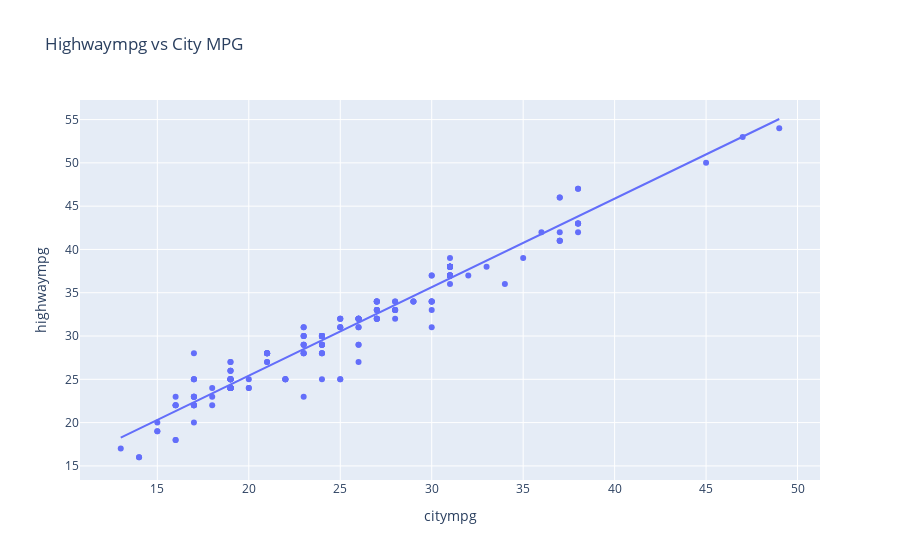
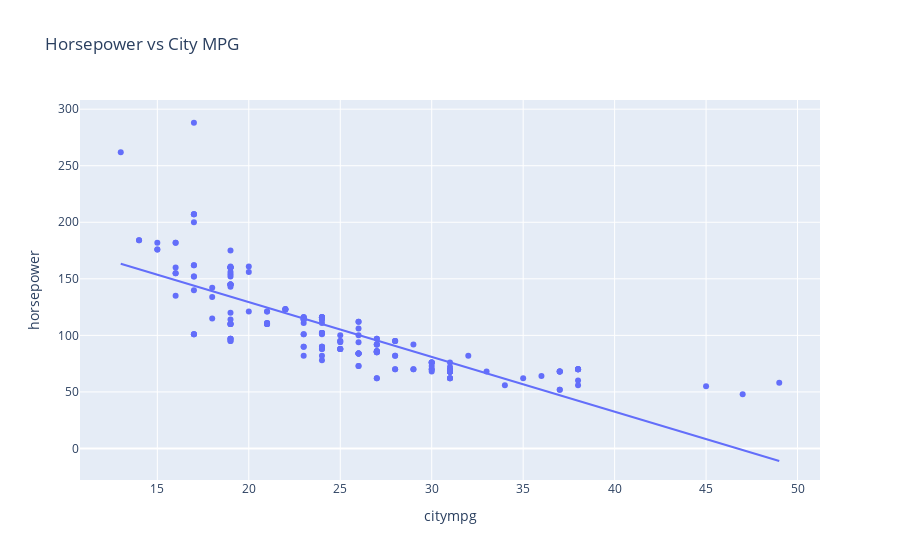

Here is the notebook cell these charts were saved with, in order:
### Markdown cell above
#### Engine Data: **Highway MPG** and **Horsepower** have the strongest linear association with City MPG.

### Code cell
engine_city_corr = engine_data_city.corr()
display(engine_city_corr)

fig, ax = plt.subplots(figsize=(12,8))
sns.heatmap(engine_city_corr, cmap="Blues", annot=True)
plt.title("Engine Data vs City MPG Correlation Matrix", fontsize=20)
plt.show()

display(px.scatter(engine_data_city, x="citympg", y="highwaympg", trendline="ols", title="Highwaympg vs City MPG"))

display(px.scatter(engine_data_city, x="citympg", y="horsepower", trendline="ols", title="Horsepower vs City MPG"))

### Figure 1 — Plotly figure (JSON) as saved in the notebook; plotly's stock layout.template omitted (floating-point values rounded to 4 significant figures; data arrays with more than 128 entries replaced by an {"elided": "..."} marker saying what was removed)
{"data": [{"hovertemplate": "citympg=%{x}<br>highwaympg=%{y}<extra></extra>", "legendgroup": "", "marker": {"color": "#636efa", "symbol": "circle"}, "mode": "markers", "name": "", "orientation": "v", "showlegend": false, "type": "scatter", "x": {"elided": "205 int values"}, "xaxis": "x", "y": {"elided": "205 int values"}, "yaxis": "y"}, {"hovertemplate": "<b>OLS trendline</b><br>highwaympg = 1.02246 * citympg + 4.96536<br>R<sup>2</sup>=0.943496<br><br>citympg=%{x}<br>highwaympg=%{y} <b>(trend)</b><extra></extra>", "legendgroup": "", "marker": {"color": "#636efa", "symbol": "circle"}, "mode": "lines", "name": "", "showlegend": false, "type": "scatter", "x": {"elided": "205 int values"}, "xaxis": "x", "y": {"elided": "205 float values"}, "yaxis": "y"}], "layout": {"legend": {"tracegroupgap": 0}, "title": {"text": "Highwaympg vs City MPG"}, "xaxis": {"anchor": "y", "domain": [0, 1], "title": {"text": "citympg"}}, "yaxis": {"anchor": "x", "domain": [0, 1], "title": {"text": "highwaympg"}}}}

### Figure 2 — Plotly figure (JSON) as saved in the notebook; plotly's stock layout.template omitted (floating-point values rounded to 4 significant figures; data arrays with more than 128 entries replaced by an {"elided": "..."} marker saying what was removed)
{"data": [{"hovertemplate": "citympg=%{x}<br>horsepower=%{y}<extra></extra>", "legendgroup": "", "marker": {"color": "#636efa", "symbol": "circle"}, "mode": "markers", "name": "", "orientation": "v", "showlegend": false, "type": "scatter", "x": {"elided": "205 int values"}, "xaxis": "x", "y": {"elided": "205 int values"}, "yaxis": "y"}, {"hovertemplate": "<b>OLS trendline</b><br>horsepower = -4.84443 * citympg + 226.291<br>R<sup>2</sup>=0.642332<br><br>citympg=%{x}<br>horsepower=%{y} <b>(trend)</b><extra></extra>", "legendgroup": "", "marker": {"color": "#636efa", "symbol": "circle"}, "mode": "lines", "name": "", "showlegend": false, "type": "scatter", "x": {"elided": "205 int values"}, "xaxis": "x", "y": {"elided": "205 float values"}, "yaxis": "y"}], "layout": {"legend": {"tracegroupgap": 0}, "title": {"text": "Horsepower vs City MPG"}, "xaxis": {"anchor": "y", "domain": [0, 1], "title": {"text": "citympg"}}, "yaxis": {"anchor": "x", "domain": [0, 1], "title": {"text": "horsepower"}}}}
